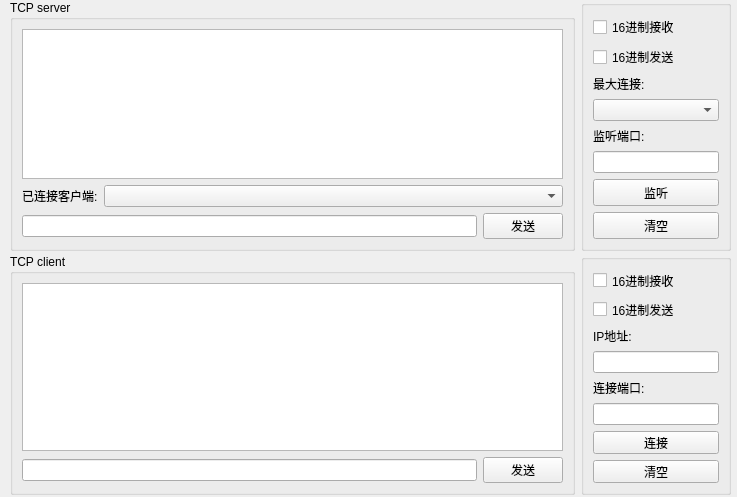
<?xml version="1.0" encoding="UTF-8"?>
<ui version="4.0">
 <class>my_tcp</class>
 <widget class="QWidget" name="my_tcp">
  <property name="geometry">
   <rect>
    <x>0</x>
    <y>0</y>
    <width>737</width>
    <height>497</height>
   </rect>
  </property>
  <property name="windowTitle">
   <string>Form</string>
  </property>
  <widget class="QWidget" name="layoutWidget_2">
   <property name="geometry">
    <rect>
     <x>10</x>
     <y>254</y>
     <width>721</width>
     <height>241</height>
    </rect>
   </property>
   <layout class="QHBoxLayout" name="horizontalLayout_5">
    <item>
     <widget class="QGroupBox" name="gboxClientLeft">
      <property name="sizePolicy">
       <sizepolicy hsizetype="Preferred" vsizetype="Preferred">
        <horstretch>1</horstretch>
        <verstretch>0</verstretch>
       </sizepolicy>
      </property>
      <property name="title">
       <string>TCP client</string>
      </property>
      <layout class="QVBoxLayout" name="verticalLayout_4">
       <item>
        <widget class="QTextEdit" name="txtDataClient"/>
       </item>
       <item>
        <layout class="QHBoxLayout" name="horizontalLayout_4">
         <item>
          <widget class="QLineEdit" name="txtSendClient"/>
         </item>
         <item>
          <widget class="QPushButton" name="btnSendClient">
           <property name="cursor">
            <cursorShape>PointingHandCursor</cursorShape>
           </property>
           <property name="text">
            <string>发送</string>
           </property>
          </widget>
         </item>
        </layout>
       </item>
      </layout>
     </widget>
    </item>
    <item>
     <widget class="QGroupBox" name="gboxClientRight">
      <property name="sizePolicy">
       <sizepolicy hsizetype="Minimum" vsizetype="Preferred">
        <horstretch>0</horstretch>
        <verstretch>0</verstretch>
       </sizepolicy>
      </property>
      <property name="minimumSize">
       <size>
        <width>150</width>
        <height>0</height>
       </size>
      </property>
      <property name="title">
       <string/>
      </property>
      <layout class="QVBoxLayout" name="verticalLayout_3">
       <item>
        <widget class="QCheckBox" name="ckHexReceiveClient">
         <property name="text">
          <string>16进制接收</string>
         </property>
        </widget>
       </item>
       <item>
        <widget class="QCheckBox" name="ckHexSendClient">
         <property name="text">
          <string>16进制发送</string>
         </property>
        </widget>
       </item>
       <item>
        <widget class="QLabel" name="label_5">
         <property name="text">
          <string>IP地址:</string>
         </property>
        </widget>
       </item>
       <item>
        <widget class="QLineEdit" name="txtIP"/>
       </item>
       <item>
        <widget class="QLabel" name="label_4">
         <property name="text">
          <string>连接端口:</string>
         </property>
        </widget>
       </item>
       <item>
        <widget class="QLineEdit" name="txtPortClient"/>
       </item>
       <item>
        <spacer name="verticalSpacer_2">
         <property name="orientation">
          <enum>Qt::Vertical</enum>
         </property>
         <property name="sizeType">
          <enum>QSizePolicy::Minimum</enum>
         </property>
         <property name="sizeHint" stdset="0">
          <size>
           <width>0</width>
           <height>0</height>
          </size>
         </property>
        </spacer>
       </item>
       <item>
        <widget class="QPushButton" name="btnConnect">
         <property name="sizePolicy">
          <sizepolicy hsizetype="Minimum" vsizetype="Expanding">
           <horstretch>0</horstretch>
           <verstretch>0</verstretch>
          </sizepolicy>
         </property>
         <property name="cursor">
          <cursorShape>PointingHandCursor</cursorShape>
         </property>
         <property name="text">
          <string>连接</string>
         </property>
        </widget>
       </item>
       <item>
        <widget class="QPushButton" name="btnClearClient">
         <property name="sizePolicy">
          <sizepolicy hsizetype="Minimum" vsizetype="Expanding">
           <horstretch>0</horstretch>
           <verstretch>0</verstretch>
          </sizepolicy>
         </property>
         <property name="cursor">
          <cursorShape>PointingHandCursor</cursorShape>
         </property>
         <property name="text">
          <string>清空</string>
         </property>
        </widget>
       </item>
      </layout>
     </widget>
    </item>
   </layout>
  </widget>
  <widget class="QWidget" name="layoutWidget">
   <property name="geometry">
    <rect>
     <x>10</x>
     <y>0</y>
     <width>721</width>
     <height>251</height>
    </rect>
   </property>
   <layout class="QHBoxLayout" name="horizontalLayout_3">
    <item>
     <widget class="QGroupBox" name="gboxServerLeft">
      <property name="sizePolicy">
       <sizepolicy hsizetype="Preferred" vsizetype="Preferred">
        <horstretch>1</horstretch>
        <verstretch>0</verstretch>
       </sizepolicy>
      </property>
      <property name="title">
       <string>TCP server</string>
      </property>
      <layout class="QVBoxLayout" name="verticalLayout_5">
       <item>
        <widget class="QTextEdit" name="txtDataServer_2"/>
       </item>
       <item>
        <layout class="QHBoxLayout" name="horizontalLayout_6">
         <item>
          <widget class="QLabel" name="label_2">
           <property name="text">
            <string>已连接客户端:</string>
           </property>
          </widget>
         </item>
         <item>
          <widget class="QComboBox" name="cboxClient_2">
           <property name="sizePolicy">
            <sizepolicy hsizetype="Preferred" vsizetype="Fixed">
             <horstretch>1</horstretch>
             <verstretch>0</verstretch>
            </sizepolicy>
           </property>
          </widget>
         </item>
        </layout>
       </item>
       <item>
        <layout class="QHBoxLayout" name="horizontalLayout_7">
         <item>
          <widget class="QLineEdit" name="txtSendServer_2"/>
         </item>
         <item>
          <widget class="QPushButton" name="btnSendServer_2">
           <property name="cursor">
            <cursorShape>PointingHandCursor</cursorShape>
           </property>
           <property name="text">
            <string>发送</string>
           </property>
          </widget>
         </item>
        </layout>
       </item>
      </layout>
     </widget>
    </item>
    <item>
     <widget class="QGroupBox" name="gboxServerRight">
      <property name="sizePolicy">
       <sizepolicy hsizetype="Minimum" vsizetype="Preferred">
        <horstretch>0</horstretch>
        <verstretch>0</verstretch>
       </sizepolicy>
      </property>
      <property name="minimumSize">
       <size>
        <width>150</width>
        <height>0</height>
       </size>
      </property>
      <property name="title">
       <string/>
      </property>
      <layout class="QVBoxLayout" name="verticalLayout">
       <item>
        <widget class="QCheckBox" name="ckHexReceiveServer">
         <property name="text">
          <string>16进制接收</string>
         </property>
        </widget>
       </item>
       <item>
        <widget class="QCheckBox" name="ckHexSendServer">
         <property name="text">
          <string>16进制发送</string>
         </property>
        </widget>
       </item>
       <item>
        <widget class="QLabel" name="label_3">
         <property name="text">
          <string>最大连接:</string>
         </property>
        </widget>
       </item>
       <item>
        <widget class="QComboBox" name="cboxMax">
         <property name="sizePolicy">
          <sizepolicy hsizetype="Expanding" vsizetype="Fixed">
           <horstretch>1</horstretch>
           <verstretch>0</verstretch>
          </sizepolicy>
         </property>
        </widget>
       </item>
       <item>
        <widget class="QLabel" name="label_6">
         <property name="text">
          <string>监听端口:</string>
         </property>
        </widget>
       </item>
       <item>
        <widget class="QLineEdit" name="txtPortServer">
         <property name="sizePolicy">
          <sizepolicy hsizetype="Expanding" vsizetype="Fixed">
           <horstretch>0</horstretch>
           <verstretch>0</verstretch>
          </sizepolicy>
         </property>
         <property name="minimumSize">
          <size>
           <width>0</width>
           <height>0</height>
          </size>
         </property>
        </widget>
       </item>
       <item>
        <spacer name="verticalSpacer">
         <property name="orientation">
          <enum>Qt::Vertical</enum>
         </property>
         <property name="sizeType">
          <enum>QSizePolicy::Minimum</enum>
         </property>
         <property name="sizeHint" stdset="0">
          <size>
           <width>0</width>
           <height>0</height>
          </size>
         </property>
        </spacer>
       </item>
       <item>
        <widget class="QPushButton" name="btnListen">
         <property name="sizePolicy">
          <sizepolicy hsizetype="Minimum" vsizetype="Expanding">
           <horstretch>0</horstretch>
           <verstretch>0</verstretch>
          </sizepolicy>
         </property>
         <property name="cursor">
          <cursorShape>PointingHandCursor</cursorShape>
         </property>
         <property name="text">
          <string>监听</string>
         </property>
        </widget>
       </item>
       <item>
        <widget class="QPushButton" name="btnClearServer">
         <property name="sizePolicy">
          <sizepolicy hsizetype="Minimum" vsizetype="Expanding">
           <horstretch>0</horstretch>
           <verstretch>0</verstretch>
          </sizepolicy>
         </property>
         <property name="cursor">
          <cursorShape>PointingHandCursor</cursorShape>
         </property>
         <property name="text">
          <string>清空</string>
         </property>
        </widget>
       </item>
      </layout>
     </widget>
    </item>
   </layout>
  </widget>
  <zorder>lineEdit_2</zorder>
  <zorder>layoutWidget_2</zorder>
  <zorder>gboxClientLeft</zorder>
  <zorder>layoutWidget</zorder>
 </widget>
 <resources/>
 <connections/>
</ui>
